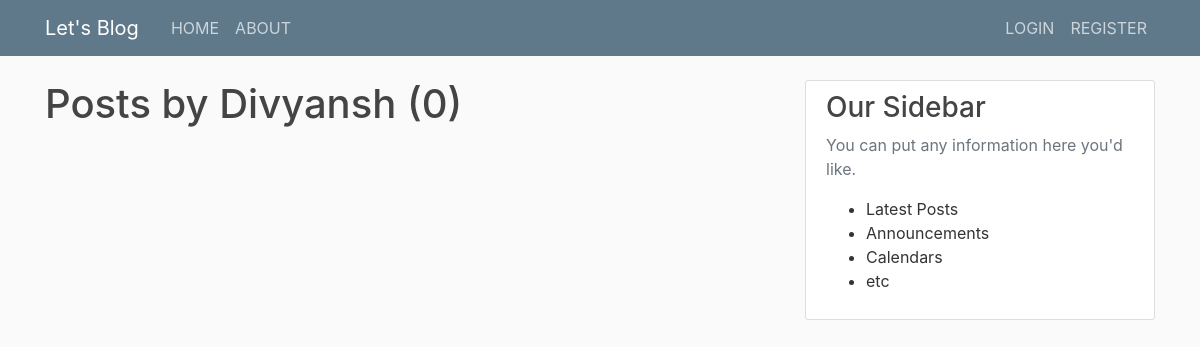
/user/Divyansh, run on an earlier commit of the app's database.
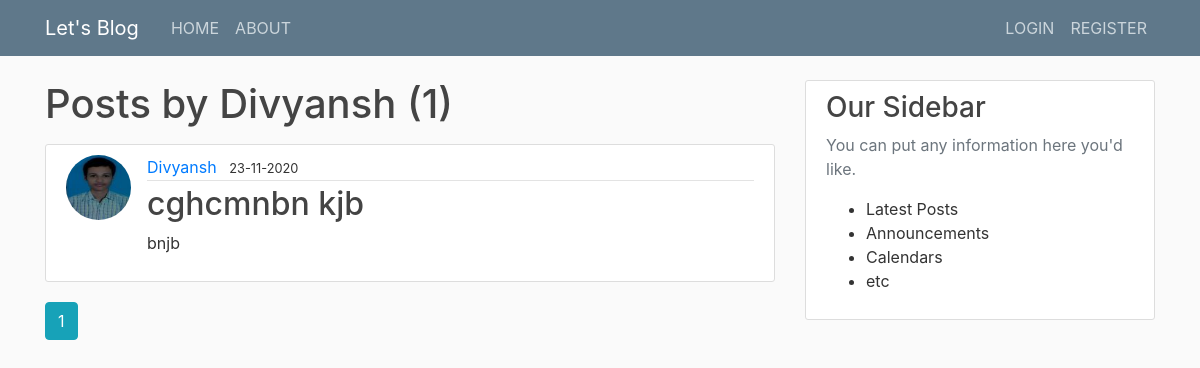
And on a later commit of the database.
### flaskblog/models.py (models this page shows, shortened)
class Post(db.Model):
    id = db.Column(db.Integer, primary_key=True)
    title = db.Column(db.String(100), nullable=False)
    date_posted = db.Column(db.DateTime, nullable=False, default=datetime.utcnow)
    content = db.Column(db.Text, nullable=False)
    user_id = db.Column(db.Integer, db.ForeignKey('user.id'), nullable=False)

class User(db.Model, UserMixin):
    id = db.Column(db.Integer, primary_key=True)
    username = db.Column(db.String(10), unique=True, nullable=False)
    email = db.Column(db.String(120), unique=True, nullable=False)
    image_file = db.Column(db.String(20), nullable=False, default='default.jpg')
    password = db.Column(db.String(60), nullable=False)
    posts = db.relationship('Post', backref='author', lazy=True)

### flaskblog/users/routes.py (the view)
@users.route("/user/<string:username>")
def user_posts(username):
    page = request.args.get('page', 1, type=int)
    user = User.query.filter_by(username=username).first_or_404()
    posts = Post.query.filter_by(author=user).order_by(Post.date_posted.desc()).paginate(page=page, per_page=5)
    return render_template('user_posts.html',posts=posts, user=user)

### flaskblog/templates/user_posts.html
{% extends "layout.html" %} {% block content %}
<h1 class="mb-3">Posts by {{user.username}} ({{posts.total}})</h1>
{% for post in posts.items %}
<article class="media content-section">
  <img
    class="rounded-circle article-img"
    src="{{url_for('static',filename='profile_pics/'+post.author.image_file)}}"
  />
  <div class="media-body">
    <div class="article-metadata">
      <a
        href="{{ url_for('users.user_posts', username=post.author.username) }}"
        class="mr-2"
        >{{post.author.username}}</a
      >
      <small class="test-muted"
        >{{post.date_posted.strftime('%d-%m-%Y')}}</small
      >
    </div>
    <h2>
      <a
        href="{{ url_for('posts.post', post_id=post.id) }}"
        class="article-title"
        >{{post.title}}</a
      >
    </h2>
    <p class="article-content">{{post.content}}</p>
  </div>
</article>
{% endfor %} {% for page_num in posts.iter_pages(left_edge=1, right_edge=1,
left_current=1, right_current=2) %} {% if page_num %} {% if posts.page ==
page_num %}
<a
  class="btn btn-info mb-4"
  href="{{ url_for('users.user_posts', username=user.username, page=page_num) }}"
  >{{ page_num }}</a
>
{% else %}
<a
  class="btn btn-outline-info mb-4"
  href="{{ url_for('users.user_posts', username=user.username, page=page_num) }}"
  >{{ page_num }}</a
>
{% endif %} {% else %} ... {% endif %} {% endfor %} {% endblock content %}

What changed in the data, as far as the page shows it:
added Post: image_file (picture), author.username "Divyansh", date_posted "23-11-2020", title "cghcmnbn kjb", content "bnjb"
Also different on the page:
{{ posts.total }}: "0" → "1"
new list line: "1"
